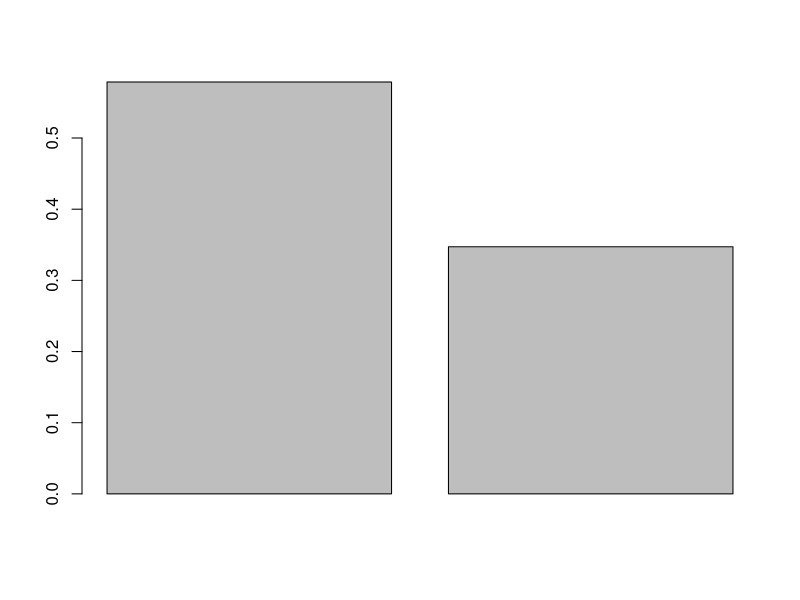

Write the R code that produced this figure.
#Binomial distribution: number of successes in a sequence of n independent yes/no experiments

#formula: X ~ Binom(n,p)

#n = repeated times
#p = probability (same for each time)
#1 - p (to know the failure)
#return success or failure;
#X = amount of "success" returns
#x = amount of "success" probability

#dbinom(x,n,p) = singular value (x)
#pbinom(x,n,p) = smaller or equal then (x)

#1: Twenty-five percent of the contact lenses sold at an optical retailer are tinted.
#If 25 customers buy contact lenses on a particular day, what is the probability
#that at least one customer buys tinted contact lenses?
p1 <- dbinom(1,25,0.25) #0.006271195
p1 * 100 #0.6271195 percentage

#2: A multiple-choice test has 20 questions. Each question has 3 possible answers,
#one of which is correct. If you answer each of the questions randomly,
#what is the probability of answering exactly 12 questions correctly?
p2 <- dbinom(12,20,1/3) #0.009248728
p2 * 100 #0.9248728 percentage

#3: One out of every 100 radon detection test kits sold at a home improvement outlet
#gives inaccurate results. In a sample of 50 kits obtained from the outlet,
#what is the probability that exactly 48 give accurate results?
p3 <- dbinom(48,50,1-(1/100)) #0.07561804
p3 * 100 #7.561804 percentage

#4: A six-sided dice is tossed three times. Success is achieved when a 6 or a 5
#turns up on the dice. Construct the probability distribution for this binomial experiment.
#Plot such probability distribution in R, using a barplot.
barplot( dbinom(0:1,3,1/6) ) #0.5787037 (1 success), 0.3472222 (2 success).. ?

#5: One out of every 5 people buys premium gasoline. If a service station has 500 customers
#on a given day, what is the expected number of people who buy premium gasoline?
1/5*500 #100 people

#u = expected value
#o = standard deviation
#u = n*p
#o = sqrt( n*p*(1-p) )

#6: Find the variance and standard deviation for the following experiments:
#a) 60 trials, p=1/3
u1 <- 60 * 1/3 #20
sd1 <- sqrt( 60*1/3*(1-1/3) ) #3.651484.. ?
#b) 10 trials, p=1/6
u2 <- 10 * 1/6 #1.666667
sd2 <- sqrt( 10*1/6*(1-1/6) ) #1.178511.. ?
#c) 40 trials, p=0.16
u3 <- 40 * 0.16 #6.4
sd3 <- sqrt( 40*0.16*(1-0.16) ) #2.31862.. ?

#7: In a doctor’s office, 80% of the patients are adults.
#If 15 patients are scheduled for an appointment on a given day,
#what is the expected number of adults? What is the standard deviation?
0.8*15 #12 adults
sd7 <- sqrt( c(12,15)*0.8*(1-0.8) ) #1.385641, 1.549193.. ?

#8: At a bowling alley, 75% of the bowlers rent shoes.
#On a given day, the bowling alley had 500 bowlers.
#What is the probability that 400 or more rented shoes?
p8 <- pbinom(400,500,1-0.75) #0.001344302
p8 * 100 #0.1344302 percentage

#9:
#10:
#11:

#12:

#Poisson distribution: number of events occurring in a fixed interval of time/space

#dpois(x,l) = exact value (x)
#ppois(x,l) = smaller or equal then (x)


#1: Suppose the random variable x has a Poisson distribution with parameter l=4.
#Compute the following probabilities:
#P(X=4)
e1 <- dpois(x=4,lambda=4) #0.1953668
#P(X!=0)

#P(X<6)
e3 <- sum( dpois(x=0:6,lambda=4) ) #0.889326
#P(X<=6)
e4 <- ppois(q=6,lambda=4) #0.889326
#P(X>2)
1-ppois(q=1, lambda=4)

#P(X>=2)
#P(1<=X<=5)
#P(2<X<4)
#P(3<=X<=6)

#2:
#3:
#4:
#5:
#6:



